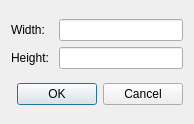
<?xml version="1.0" encoding="UTF-8"?>
<ui version="4.0">
 <class>CResizeDialog</class>
 <widget class="QDialog" name="CResizeDialog">
  <property name="geometry">
   <rect>
    <x>0</x>
    <y>0</y>
    <width>194</width>
    <height>124</height>
   </rect>
  </property>
  <property name="windowTitle">
   <string>Resize image</string>
  </property>
  <property name="modal">
   <bool>true</bool>
  </property>
  <layout class="QGridLayout" name="dlg_layout">
   <item row="0" column="0">
    <layout class="QGridLayout" name="size_layout">
     <item row="1" column="0">
      <widget class="QLabel" name="label_width">
       <property name="text">
        <string>Width: </string>
       </property>
      </widget>
     </item>
     <item row="2" column="0">
      <widget class="QLabel" name="label_height">
       <property name="text">
        <string>Height: </string>
       </property>
      </widget>
     </item>
     <item row="1" column="1">
      <widget class="QLineEdit" name="width">
       <property name="alignment">
        <set>Qt::AlignCenter</set>
       </property>
      </widget>
     </item>
     <item row="2" column="1">
      <widget class="QLineEdit" name="height">
       <property name="alignment">
        <set>Qt::AlignCenter</set>
       </property>
      </widget>
     </item>
    </layout>
   </item>
   <item row="1" column="0">
    <widget class="QDialogButtonBox" name="button_box">
     <property name="orientation">
      <enum>Qt::Horizontal</enum>
     </property>
     <property name="standardButtons">
      <set>QDialogButtonBox::Cancel|QDialogButtonBox::Ok</set>
     </property>
    </widget>
   </item>
  </layout>
 </widget>
 <resources/>
 <connections>
  <connection>
   <sender>button_box</sender>
   <signal>accepted()</signal>
   <receiver>CResizeDialog</receiver>
   <slot>accept()</slot>
   <hints>
    <hint type="sourcelabel">
     <x>248</x>
     <y>254</y>
    </hint>
    <hint type="destinationlabel">
     <x>157</x>
     <y>274</y>
    </hint>
   </hints>
  </connection>
  <connection>
   <sender>button_box</sender>
   <signal>rejected()</signal>
   <receiver>CResizeDialog</receiver>
   <slot>reject()</slot>
   <hints>
    <hint type="sourcelabel">
     <x>316</x>
     <y>260</y>
    </hint>
    <hint type="destinationlabel">
     <x>286</x>
     <y>274</y>
    </hint>
   </hints>
  </connection>
 </connections>
</ui>
